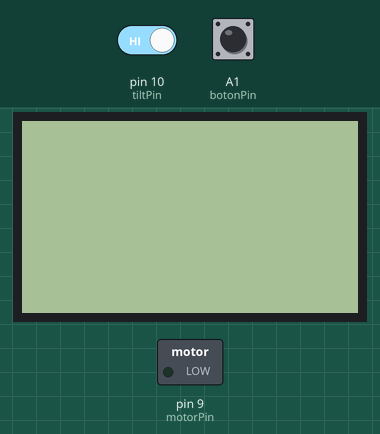
The sketch below on a simulated Arduino Uno, built with avr-gcc and run on an emulated ATmega328P. Parts: 84×48 one-colour display, switched loads named in the sketch (green lamp = pin HIGH). The inputs (shaded band) are chosen by the test bench; at power-on: pin 10 (tiltPin) HIGH, A1 (botonPin) LOW. The audio player accepts every command and is not drawn; what the sketch prints to the serial monitor is not drawn.

Above: at 1.7 s.
1.8 s: pin 10 (tiltPin) driven LOW
At 2.2 s:
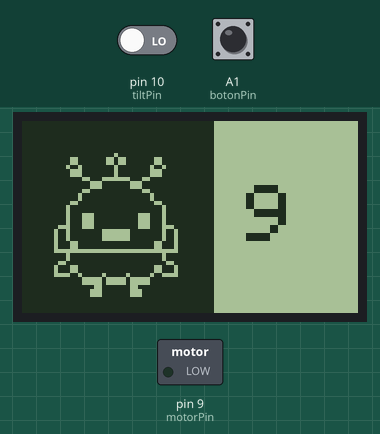
4.8 s: A1 (botonPin) pulled HIGH for 1 s
At 5.7 s:
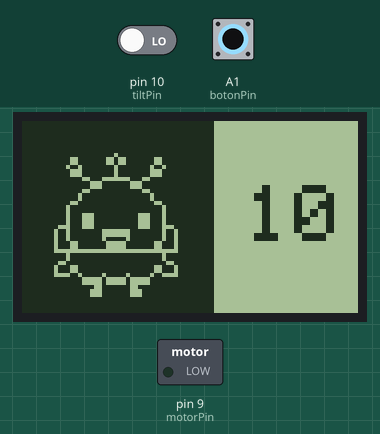
6.4 s: A1 (botonPin) pulled HIGH for 3.2 s
At 7.6 s:
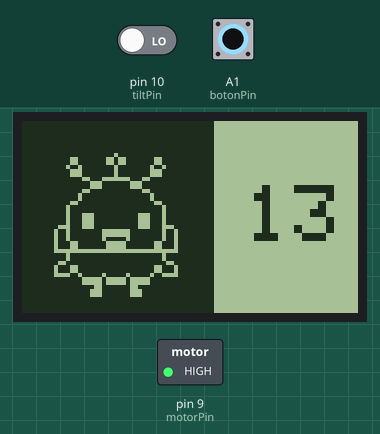
10.2 s: A1 (botonPin) pulled HIGH for 1 s
At 11.7 s:
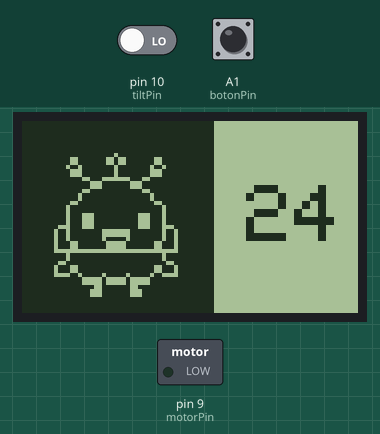
11.8 s: pin 10 (tiltPin) driven HIGH
At 12.6 s:
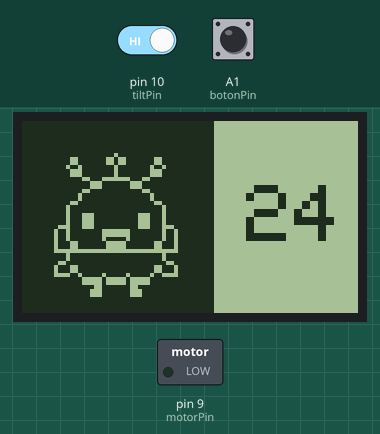
13.3 s: pin 10 (tiltPin) driven LOW and A1 (botonPin) driven HIGH
At 50.3 s:
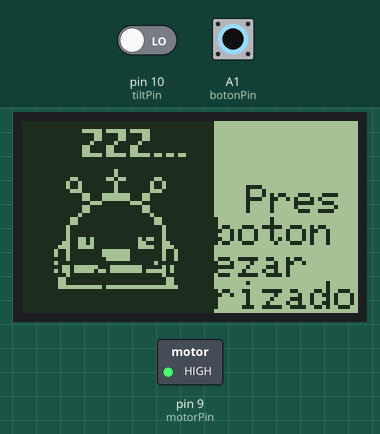
Timing chart, 0 to 50.8 s (numbered marks = the images above; inputs shaded):
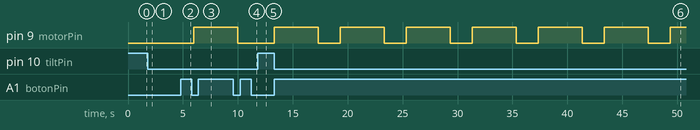

The sketch:

WEBO_0_7_1.ino
```cpp
//WEBO
// Toma mango
// Aqui pasaran todas las interacciones entre todos los componentes

#include "ActuadorDisplay.h"
#include "ActuadorMotor.h"
#include "SensorBoton.h"
#include "SensorTilt.h"
#include "SensorSD.h"

// sensor y actuador correspondientes
ActuadorDisplay actuadorDisplay;
ActuadorMotor actuadorMotor;
SensorBoton sensorBoton;
SensorTilt sensorTilt;
SensorSD sensorSD;

void setup() {
  sensorTilt.configuracionTilt();
  actuadorDisplay.configuracionDisplay();
  sensorBoton.configuracionBoton();
  sensorSD.configuracionSD();
  actuadorMotor.configuracionMotor();
}

void loop() {
  // tiene que funcionar el sensor tilt, de eso depende el estado de la maquina
  sensorTilt.funcionaTilt();
  // que el temporizador y el aumento de la cantidad de segundos funcione
  sensorBoton.funcionaBoton();

  actuadorDisplay.duermeDisplay();
  // si es que el valor de "caido" es falso, osea que esta parado

  if (sensorTilt.caido == false) {
    // asegurarme que el valor de waoses sean los segundos del boton
    // por si cambia segun el boton ha sido presionado, el display tambien recibira el cambio
    actuadorDisplay.waoses = sensorBoton.segundos;
    // mostrar la pantalla de Ava que hace la cuenta regresiva
    actuadorDisplay.cuentaDisplay();
    // que funcione el motor, ya que no esta establecida la manera de saber
    // si han pasado 30 segundos aun, este se activara cada 10 segundos constantemente
    actuadorMotor.funcionaMotor();
    // si el temporizador mostrado por Ava llega a un numero menor a 1
    if (actuadorDisplay.waoses < 1) {
      // sonara la alarma despacio, para no molestar al usuario
      sensorSD.funcionaSDAlarmaDebil();
    }
  }

  else {
    // como aqui esta inclinado, empezara a sonar la alarma fuerte
    // no se porque para todo al reproducir un archivo de audio
    sensorSD.funcionaSDAlarmaFuerte();
    sensorTilt.funcionaTilt();
  }
}
```

ActuadorDisplay.cpp
```cpp
#include "ActuadorDisplay.h"
#include "bitmapsDisplay.h"


ActuadorDisplay::ActuadorDisplay() {}

void ActuadorDisplay::configuracionDisplay() {

	Serial.begin(9600);

	//se inicia el display de la pantalla
	display.begin();

	// El contraste se puede cambiar para que se note mejor el diseño mostrado en la pantalla
	display.setContrast(60);

	// se limpia la pantalla
	display.clearDisplay();

	// establecer el tamaño del texto
	display.setTextSize(2);

	//Se define el estado
	estado = 0;
}

// el estado del display en el que se hara una cuenta regresiva del temporizador
void ActuadorDisplay::cuentaDisplay() {
	if (waoses <= 0) return;
	tiempoActualDisplay = millis();
	if (avaHablando) {
		if (tiempoActualDisplay - tiempoDisplayHablando >= tiempoDeHabla) {
			Serial.println("Estoy hablando");
			display.setTextSize(2);
			// colocar la posición: x, y, establecer cuál es el bitmap que será utilizado, ancho del bitmap, alto del bitmap, color del bitmap
			// en este caso el estado neutral de Ava
			display.clearDisplay();
			display.drawBitmap(0, 0, bitmap_AVA_HABLA, 48, 48, BLACK);
			// establecer las coordenadas de el siguiente texto
			display.setCursor(56, 16);
			// el texto corresponda al int "waoses"
			display.print(waoses);
			// hacer que estos datos previos se carguen al display
			display.display();
			avaHablando = false;
			tiempoDisplayNoHabla = tiempoActualDisplay;
		}
	} else {
		if (tiempoActualDisplay - tiempoDisplayNoHabla >= tiempoDeHabla) {
			Serial.println("No estoy hablando");
			display.setTextSize(2);
			// limpia la pantalla
			display.clearDisplay();
			// colocar la posicion: x, y, establecer cual es el bitmap que sera utilizado, ancho del bitmap, alto del bitmap, color del bitmap
			// en este caso el estado en el que Ava tiene la boca abierta
			// haciendo como si esta diciendo los segundos restantes
			display.drawBitmap(0, 0, bitmap_AVA, 48, 48, BLACK);
			// establecer las coordenadas de el siguiente texto
			display.setCursor(56, 16);
			// el texto corresponda al int "waoses"
			// esto se vuelve a establecer debido a que se limpio la pantalla
			display.print(waoses);
			// hacer que estos datos previos se carguen al display
			display.display();
			//Guardar el tiempo de inicio del display
			avaHablando = true;
			tiempoDisplayHablando = tiempoActualDisplay;
		}
	}
}


// hay que escribir otros voids para los distintos estados de funcionamiento

void ActuadorDisplay::duermeDisplay() {
	if (!comenzarTemporizador && waoses < 1) {
		display.clearDisplay();

		display.setTextSize(0.5);

		// AVA durmiendo en la parte izquierda del display
		display.drawBitmap(0, 0, bitmap_AVA_DUERME, 48, 48, BLACK);

		display.setCursor(56, 16);
		// el texto corresponda al int "waoses"
		// esto se vuelve a establecer debido a que se limpio la pantalla
		display.print(pantallaDeInicio);

		display.display();

		Serial.println("Estoy durmiendo");
	}

	if (waoses < 1) {
		comenzarTemporizador = true;
	} else {
		comenzarTemporizador = false;
	}
}
```

ActuadorDisplay.h
```cpp
#ifndef ACTUADOR_DISPLAY_H
#define ACTUADOR_DISPLAY_H

// INCLUIR BIBLIOTECAS DE USO PARA SENSOR/ACTUADOR

#include <SPI.h>
#include <Adafruit_GFX.h>
#include <Adafruit_PCD8544.h>
#include <Arduino.h>
#include "SensorBoton.h"

// CREAR LA CLASE DE NUESTRO SENSOR/ACTUADOR
class ActuadorDisplay {
public:
  ActuadorDisplay();

  // especificar todos los voids que seran utilizados en el archivo.cpp
  void configuracionDisplay();

  // la pantalla en la que se comienza el proyecto, donde Ava se encuentra durmiendo
  void duermeDisplay();

  // la pantalla en la que el display estara haciendo la cuenta regresiva
  void cuentaDisplay();

  // la pantalla que sera observada cuando se encuentre inclinado el WEBO
  void caidaDisplay();

  // si es que se necesita especificar variables, deberian ir aqui
  // ya sean bool int, ect.

  //millis
  //definir la duracion del display
  //Enum es una variable de valores incambiables
  int duracionDisplay = 500;

  // Definir el nombre de la variable del inicio de tiempo
  unsigned long tiempoInicio;
  // Definir el nombre de la variable del tiempo actual
  unsigned long tiempoActual;

  //definir el estado donde iniciara el tiempo
  int estado = 0;


  // Declarar objeto "LCD" para el software SPI
  Adafruit_PCD8544 display = Adafruit_PCD8544(8, 7, 6, 5, 4);

  // Definir la variable de "rotatetext" en "1" que hace que la pantalla muestre el texto en un angulo de 90° a la derecha
  int rotatetext = 1;

  // escribir que existira una dato numerico entero representado por "waoses"
  // que despues sera linkeado a los segundos que interactuan con el boton
  int waoses = 1;

  String pantallaDeInicio = "Presiona el boton\npara empezar\nel temporizador";

  bool comenzarTemporizador = false;

  bool avaHablando;

  int tiempoDeHabla = 500;

  int tiempoDisplayHablando = 0;

  int tiempoDisplayNoHabla = 0;

  int tiempoActualDisplay = 0;

};

#endif
```

ActuadorMotor.cpp
```cpp
#include "ActuadorMotor.h"

ActuadorMotor::ActuadorMotor() {}

void ActuadorMotor::configuracionMotor() {
  //establecer que el pin que va a mandar una señal
  // sera el que fue declarado antes
  pinMode(motorPin, OUTPUT);
}

void ActuadorMotor::funcionaMotor() {
  tiempoActual = millis();
  if (motorPrendido) {
    if (tiempoActual - tiempoNuevoTemporizadorPrendido >= intervaloMotorPrendido) {
      digitalWrite(motorPin, LOW);  // apagar motor
      Serial.println("Motor se apago");
      motorPrendido = false;                          // cambiamos de estado
      tiempoNuevoTemporizadorApagado = tiempoActual;  // iniciamos el temporizador de apagado
    }
  } else {  // motor está apagado
    if (tiempoActual - tiempoNuevoTemporizadorApagado >= intervaloMotorApagado) {
      digitalWrite(motorPin, HIGH);  // encender motor
      Serial.println("Motor se prendio");
      motorPrendido = true;                            // nuevo estado
      tiempoNuevoTemporizadorPrendido = tiempoActual;  // iniciamos el temporizador de encendido
    }
  }
}
```

ActuadorMotor.h
```cpp
#ifndef ACTUADOR_MOTOR_H
#define ACTUADOR_MOTOR_H

// INCLUIR BIBLIOTECAS DE USO PARA SENSOR/ACTUADOR
#include <Arduino.h>

// CREAR LA CLASE DE NUESTRO SENSOR/ACTUADOR
class ActuadorMotor {
public:
  ActuadorMotor();
  // especificar todos los voids que seran utilizados en el archivo.cpp
  void configuracionMotor();
  void funcionaMotor();
  void apagaMotor();

  // si es que se necesita especificar variables, deberian ir aqui
  // ya sean bool int, ect.

  // pin al que será conectado el motor para ser controlado
  int motorPin = 9;

  // tiempo el cual ha pasado desde la ultima actualizacion del temporizador
  int tiempoNuevoTemporizadorPrendido = millis();

  // tiempo el cual ha pasado desde la ultima actualizacion del temporizador
  int tiempoNuevoTemporizadorApagado = millis();

  // cuantos milisegundos durara prendido el motor
  int intervaloMotorPrendido = 4000;

  // cuantos milisegundos durara apagado el motor
  int intervaloMotorApagado = 2000;

  int tiempoActual = 0;

  bool motorPrendido = true;
};
#endif
```

SensorBoton.cpp
```cpp
#include "SensorBoton.h"

SensorBoton::SensorBoton() {}

void SensorBoton::configuracionBoton() {
  // establecer cual es el pin que estara conectado el boton
  // sera un input, osea que recibira el paso de señal
  pinMode(botonPin, INPUT);
  Serial.begin(9600);
}

// funcionamiento del boton
void SensorBoton::funcionaBoton() {

  tiempoActualTemporizador = millis();

  // una variable llamada estadoBoton
  // es equivalente al dato que es recibido por la
  // lectura de señal del pint establecido para el boton
  estadoBoton = digitalRead(botonPin);

  // si es que el estado del boton esta activado
  // osea, recibe señal
  // este se puede mantener presionado, aumentando constantemente
  // lo cual no aporta para la frustacion de la maquina, corregir en el futuro

  // si es que hay más de 0 segundos en el temporizador
  // el tiempo actual del temporizador menos el nuevo tiempo del temporizador
  // equivale a un número menor al intervalo segundo, osea a menos de 1000
  if (segundos > 0 && millis() - tiempoNuevoTemporizador >= intervaloSegundo) {
    // los segundos disminuyen en 1
    segundos -= 1;
    // enviar al monitor Serial la cantidad de segundos actuales
    Serial.println(segundos);
    // enviar al monitor Serial si es que el botón está siendo presionado
    Serial.println(estadoBoton);

    // esto esta incluido aqui para que solo cada 1 segundo es que se pueda aumentar el temporizador
    if (estadoBoton == HIGH) {
      // los segundos van a aumentar en 5
      segundos += 5;
    }

    // se actualiza el temporizador para poder realizar la comparación con el intervalo de segundos
    tiempoNuevoTemporizador = millis();
  }
}
```

SensorBoton.h
```cpp
#ifndef SENSOR_BOTON_H
#define SENSOR_BOTON_H

// INCLUIR BIBLIOTECAS DE USO PARA SENSOR/ACTUADOR
#include <arduino.h>

// CREAR LA CLASE DE NUESTRO SENSOR/ACTUADOR
class SensorBoton {
public:
  SensorBoton();
  // especificar todos los voids que seran utilizados en el archivo.cpp
  void configuracionBoton();
  void funcionaBoton();

  // si es que se necesita especificar variables, deberian ir aqui
  // ya sean bool int, ect.

  // escribir una booleana para representar si el boton esta prendido o no
  bool estadoBoton = false;

  // el pin 11 del arduino es donde sera recibida la señal
  int botonPin = A1;

  // establecer la cantidad de segundos iniciales
  int segundos = 10;

  // establecer la cantidad de minutos iniciales, que no estan siendo ocupados por ahora
  int minutos = 0;

  // prueba de la aplicacion de millis
  int tiempoActualTemporizador = 0;

  // tiempo el cual ha pasado desde la ultima actualizacion del temporizador
  int tiempoNuevoTemporizador = millis();

  // cuantos milisegundos durara un segundo
  int intervaloSegundo = 1000;
};
#endif
```

SensorSD.cpp
```cpp
#include "SensorSD.h"
#include <Arduino.h>

// esto no deberia ir aqui pero no sabemos aplicarlo en el .h para que funcione correctamente
SoftwareSerial dfSerial(2, 3);  // RX, TX
DFRobotDFPlayerMini player;

SensorSD::SensorSD() {}

void SensorSD::configuracionSD() {
  //comienza la comunicacion serial general
  //esta comunicacion es entre arduino y el computador/laptop al que se encuentre conectado
  Serial.begin(115200);

  //comienza la comunicacion serial del reproductor MP3
  //el numero varia del serial.begin por que esta comunicacion es exclusiva entre el arduino y el reproductor
  dfSerial.begin(9600);

  // esta funcion if esta para verificar en el monitor serial si el reproductor funciona o no
  if (!player.begin(dfSerial)) {

    //si funciona correctamente saldra este mensaje
    Serial.println("DFPlayer online!");
  }
}

//vamos a hacer un void por sonido a ocupar, para poder diferenciar en el archivo .INO
void SensorSD::funcionaSDAlarmaFuerte() {
  tiempoActualAudio = millis();
  //Esta variable es para manejar el volumen del archivo que sera reproducido
  //En este este caso tiene que ser fuerte
  player.volume(1);

  if (tiempoActualAudio - tiempoNuevoAudioFuerte >= intervaloAudio) {
    //Esta variable se define el archivo .mp3 que se encuentra en la tarjeta SD
    player.play(2);

    // notificar por el monitor Serial que fue reproducida la alarma fuerte
    Serial.println("alarma fuerte");

    tiempoNuevoAudioFuerte = tiempoActualAudio;
  }
}

void SensorSD::funcionaSDAlarmaDebil() {
  //Esta variable es para manejar el volumen del archivo que sera reproducido
  //En este este caso tiene que ser fuerte
  player.volume(1);

  if (tiempoActualAudio - tiempoNuevoAudioFuerte >= intervaloAudio) {
    //Esta variable se define el archivo .mp3 que se encuentra en la tarjeta SD
    player.play(1);

    // notificar por el monitor Serial que fue reproducida la alarma fuerte
    Serial.println("alarma despacio");

    tiempoNuevoAudioFuerte = tiempoActualAudio;
  }
}
```

SensorSD.h
```cpp
#ifndef SENSOR_SD_H
#define SENSOR_SD_H

// INCLUIR BIBLIOTECAS DE USO PARA SENSOR/ACTUADOR
#include <Arduino.h>
#include <SoftwareSerial.h>
// biblioteca de uso del reproductor
#include <DFRobotDFPlayerMini.h>

// CREAR LA CLASE DE NUESTRO SENSOR/ACTUADOR
class SensorSD {
public:
  SensorSD();
  // especificar todos los voids que seran utilizados en el archivo.cpp
  void configuracionSD();

  // crear funcion donde ocurrira la reproduccion de una alarma de alto volumen
  void funcionaSDAlarmaFuerte();
  // crear funcion donde ocurrira la reproduccion de una alarma de bajo volumen
  void funcionaSDAlarmaDebil();

  // si es que se necesita especificar variables, deberian ir aqui
  // ya sean bool int, ect.


  // tiempo el cual ha pasado desde la ultima actualizacion del temporizador
  int tiempoNuevoAudioDebil = millis();

  // prueba de la aplicacion de millis
  int tiempoActualAudio = 0;

  // tiempo el cual ha pasado desde la ultima actualizacion del temporizador
  int tiempoNuevoAudioFuerte = millis();

  // cuantos milisegundos durara un segundo
  int intervaloAudio = 1000;
};
#endif
```

SensorTilt.cpp
```cpp
#include "SensorTilt.h"

SensorTilt::SensorTilt() {}

void SensorTilt::configuracionTilt() {

	//Aca definimos el pin del sensor como entrada
	//Habilitamos el pull-up interno para el pin del sensor
	pinMode(tiltPin, INPUT);
	digitalWrite(tiltPin, HIGH);
}

void SensorTilt::funcionaTilt() {
	// si se recibe una señal desde el pinSensor
	if (digitalRead(tiltPin)) {
		// significa que esta de lado
		Serial.println("esta caido");
		caido = true;
	}

	else {
		// debido a que esta parado, confirmarlo con un mensaje en el monitor serial
		Serial.println("esta parado");
		caido = false;
	}
}
```

SensorTilt.h
```cpp
#ifndef SENSOR_TILT_H
#define SENSOR_TILT_H

// INCLUIR BIBLIOTECAS DE USO PARA SENSOR/ACTUADOR
#include <Arduino.h>

// CREAR LA CLASE DE NUESTRO SENSOR/ACTUADOR
class SensorTilt {
public:
  SensorTilt();
  // especificar todos los voids que seran utilizados en el archivo.cpp
  void configuracionTilt();
  // que funcione el sensor de inclinacion
  void funcionaTilt();

  // si es que se necesita especificar variables, deberian ir aqui
  // ya sean bool int, ect.

  // establecer el pin en el que se recibira la señal del sensor de inclinacion
  const int tiltPin = 10;

  // crear una variable booleana para establecer si esta caida la maquina o no
  bool caido;
};
#endif
```

Source omitted: itmapsDisplay.h (data table, 5597 bytes)

Measured:
- after the input at 1.8 s, the display: changes at once (image 1)
- after the input at 11.8 s, pin 9 (motorPin): stays LOW (without the input it goes to HIGH after 0.20 s)
- after the input at 13.3 s, pin 9 (motorPin): alternates HIGH for 4.0 s and LOW for 2.0 s, starting at once; the display: first changes at once (image 6 shows a later state)
- what the display in image 1 shows lasts 0.5 s, from 1.8 s to 2.3 s
